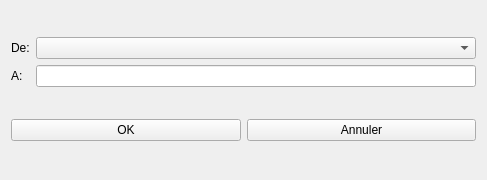
<?xml version="1.0" encoding="UTF-8"?>
<ui version="4.0">
 <class>AccountDetail</class>
 <widget class="QWidget" name="AccountDetail">
  <property name="geometry">
   <rect>
    <x>0</x>
    <y>0</y>
    <width>487</width>
    <height>180</height>
   </rect>
  </property>
  <property name="windowTitle">
   <string>Form</string>
  </property>
  <layout class="QGridLayout" name="gridLayout_3">
   <item row="0" column="0">
    <layout class="QGridLayout" name="gridLayout">
     <item row="0" column="0">
      <widget class="QLabel" name="label">
       <property name="text">
        <string>De:</string>
       </property>
      </widget>
     </item>
     <item row="0" column="1">
      <widget class="QComboBox" name="comboBox"/>
     </item>
     <item row="1" column="0">
      <widget class="QLabel" name="label_2">
       <property name="text">
        <string>A:</string>
       </property>
      </widget>
     </item>
     <item row="1" column="1">
      <widget class="QLineEdit" name="lineEdit"/>
     </item>
    </layout>
   </item>
   <item row="1" column="0">
    <layout class="QGridLayout" name="gridLayout_2">
     <item row="0" column="0">
      <widget class="QPushButton" name="pushButton">
       <property name="text">
        <string>OK</string>
       </property>
      </widget>
     </item>
     <item row="0" column="1">
      <widget class="QPushButton" name="pushButton_2">
       <property name="text">
        <string>Annuler</string>
       </property>
      </widget>
     </item>
    </layout>
   </item>
  </layout>
 </widget>
 <resources/>
 <connections/>
</ui>
